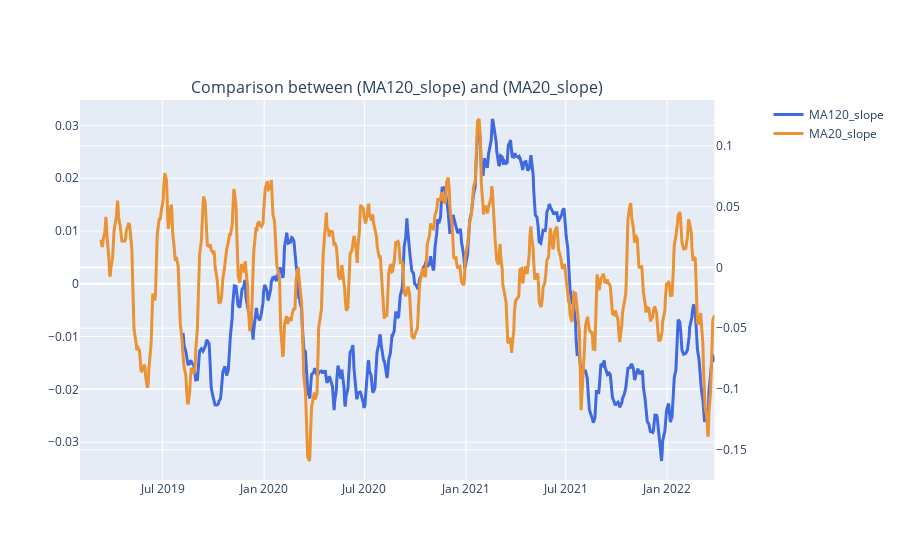

Notebook source saved alongside this figure:
### Code cell
def linechart_compare(df, col1, col2):
    trace1 = go.Line(x=df['date'], y=df[col1],yaxis='y1',name=col1, line = dict(color='royalblue', width=3))
    trace2 = go.Line(x=df['date'], y=df[col2],yaxis='y2',name=col2,line = dict(color='#eb9234', width=3))
    fig = make_subplots(specs=[[{"secondary_y": True}]],subplot_titles=[f"Comparison between ({col1}) and ({col2})"])
    fig.add_trace(trace1)
    fig.add_trace(trace2)
    fig.show()

linechart_compare(data,'MA120_slope','MA20_slope')

### Figure 1 — Plotly figure (JSON) as saved in the notebook; plotly's stock layout.template omitted (floating-point values rounded to 4 significant figures; data arrays with more than 128 entries replaced by an {"elided": "..."} marker saying what was removed)
{"data": [{"line": {"color": "royalblue", "width": 3}, "name": "MA120_slope", "type": "scatter", "x": {"elided": "777 str values"}, "y": {"elided": "777 float values"}, "yaxis": "y"}, {"line": {"color": "#eb9234", "width": 3}, "name": "MA20_slope", "type": "scatter", "x": {"elided": "777 str values"}, "y": {"elided": "777 float values"}, "yaxis": "y2"}], "layout": {"annotations": [{"font": {"size": 16}, "showarrow": false, "text": "Comparison between (MA120_slope) and (MA20_slope)", "x": 0.47, "xanchor": "center", "xref": "paper", "y": 1, "yanchor": "bottom", "yref": "paper"}], "xaxis": {"anchor": "y", "domain": [0, 0.94]}, "yaxis": {"anchor": "x", "domain": [0, 1]}, "yaxis2": {"anchor": "x", "overlaying": "y", "side": "right"}}}
